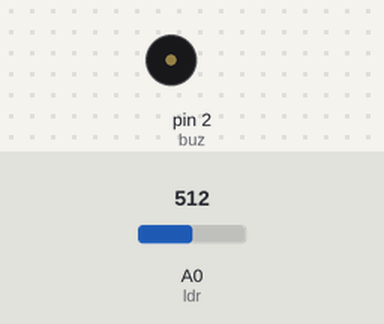
Bench run of a sketch on a simulated Arduino Uno, built with avr-gcc and run on an emulated ATmega328P. Parts: buzzer (waves = sounding). The inputs (shaded band) are chosen by the test bench; at power-on: A0 (ldr) = 512.

Above: at 1.2 s.
1.3 s: A0 (ldr) set to 374
2.8 s: A0 (ldr) set to 365
At 3.4 s:
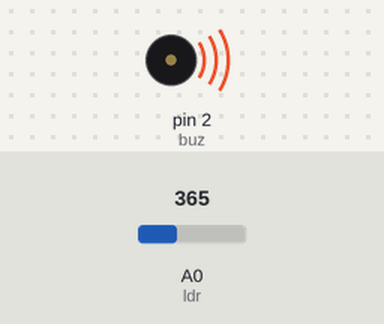
4.3 s: A0 (ldr) set to 306
At 5.7 s:
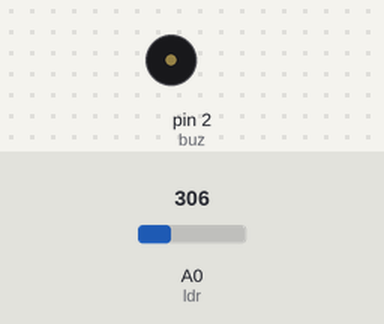
Timing chart, 0 to 7.3 s (numbered marks = the images above; inputs shaded):
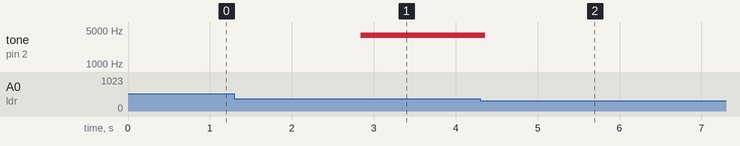

Measured:
- the behaviour switches between 366 and 365 on A0 (ldr) (found by bisection; images 0 and 1)
- after the input at 1.3 s, every drawn part: stays the same
- after the input at 2.8 s, tone on pin 2 (buz): silent → 3918 Hz at once
- after the input at 4.3 s, tone on pin 2 (buz): 3918 Hz → silent after 0.06 s

The sketch:

Bell.ino
```cpp
int ldr = A0;
int buz = 2 ;
void setup() {
  Serial.begin(9600);
  pinMode(ldr,INPUT_PULLUP);
  pinMode(2,OUTPUT);

}

void loop() {
  int sensorldr=analogRead(A0);
  Serial.begin(sensorldr);
  sensorldr=map(sensorldr,0,1023,0,255);
  if(sensorldr<=90)
  {
    digitalWrite(buz,1);

  }
  if(sensorldr>=90)
  {
    digitalWrite(buz,0);
  }

}
```
